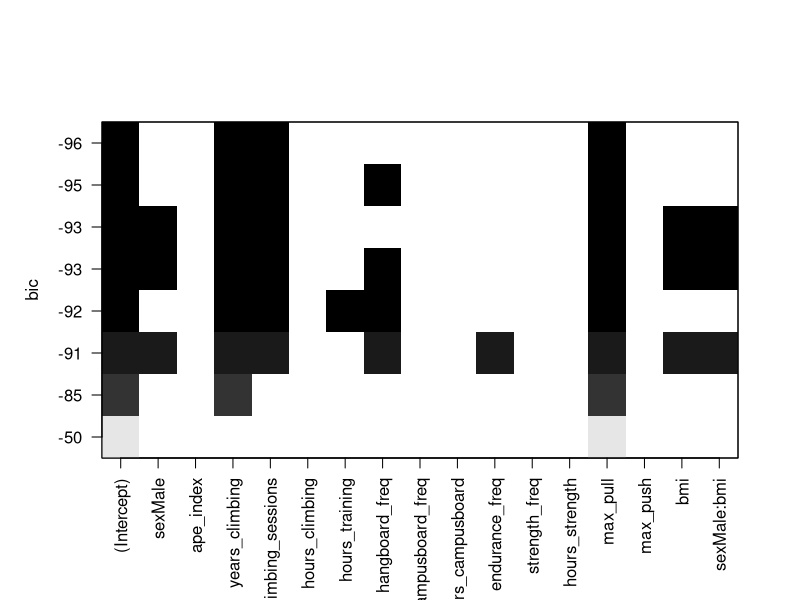
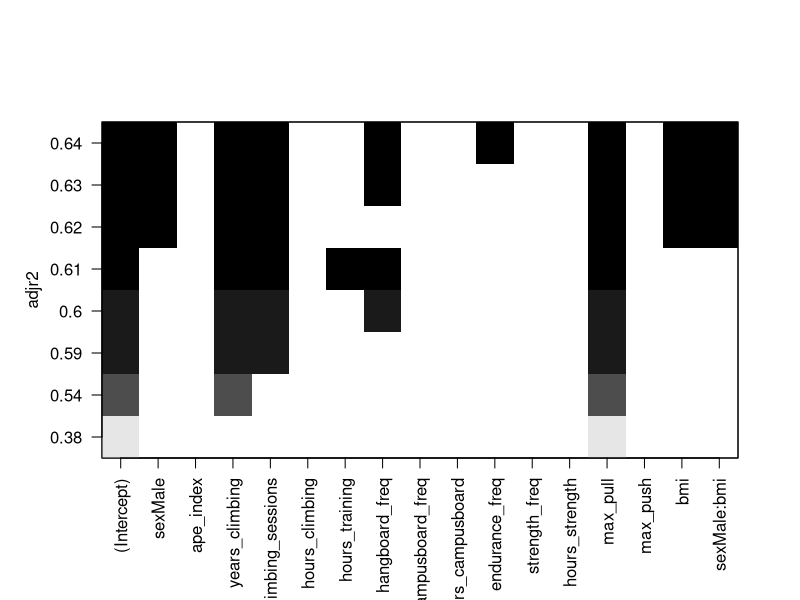
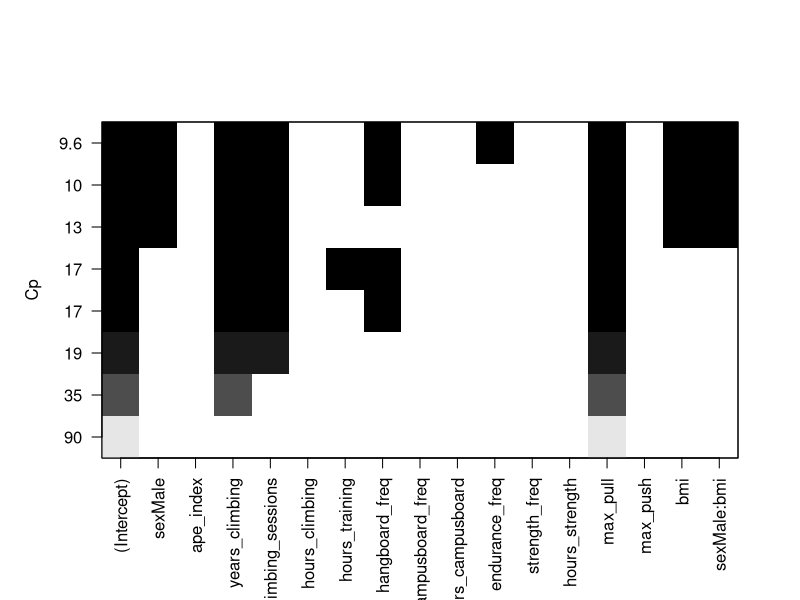
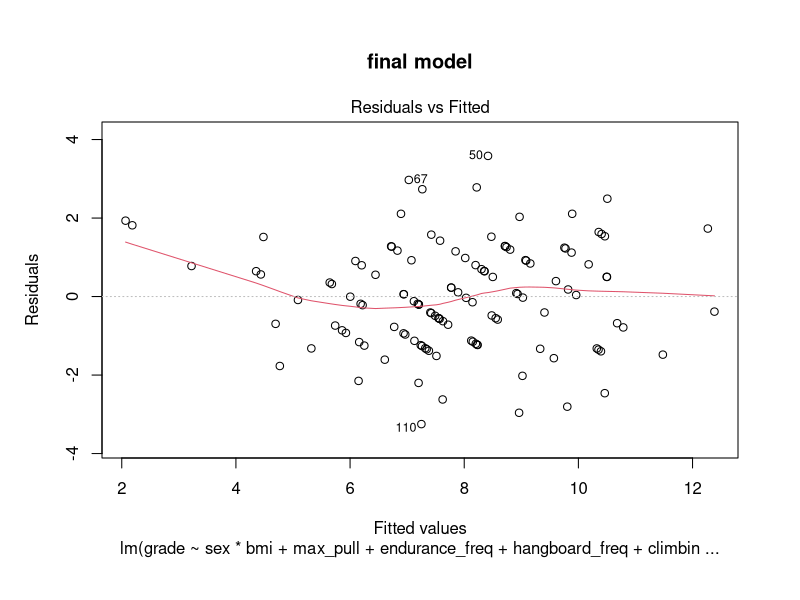
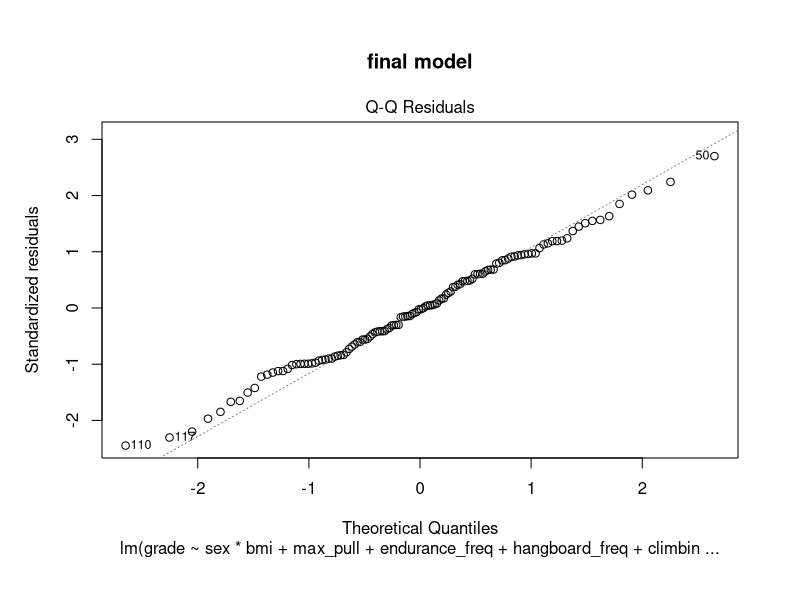
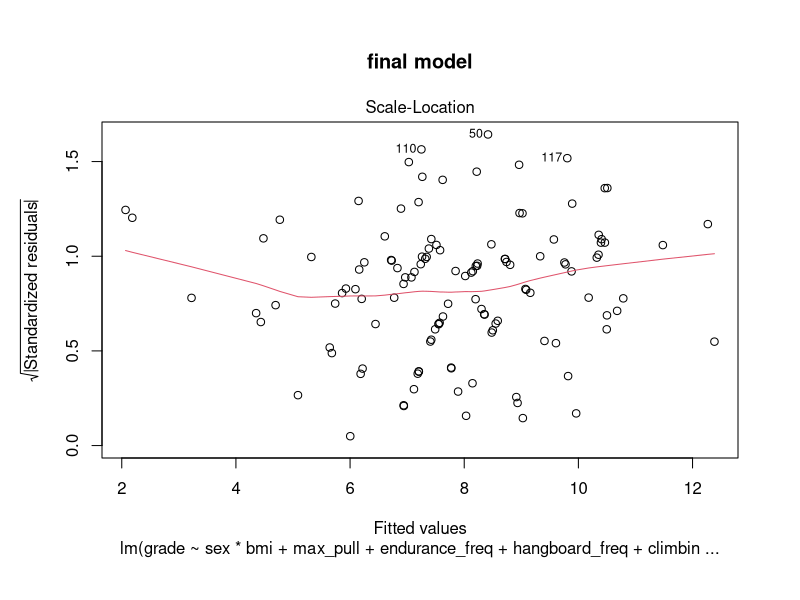
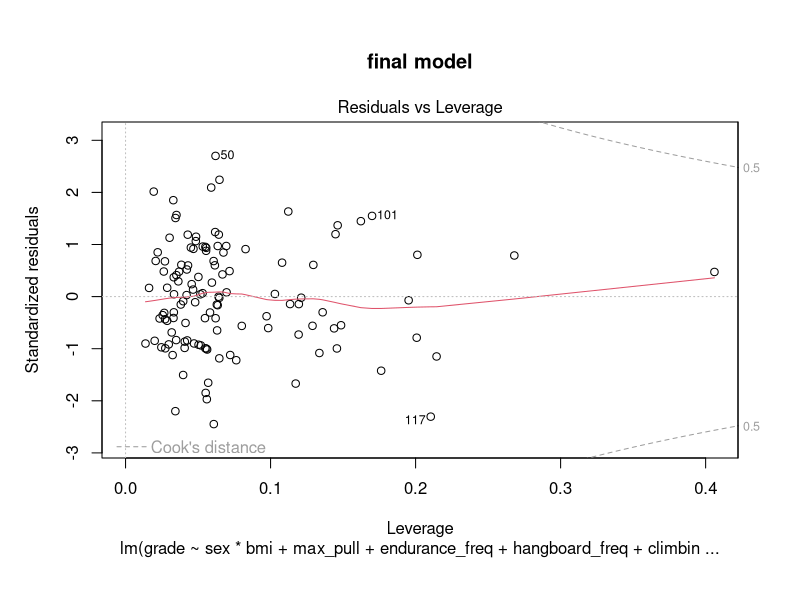

Here is the R script that generated these plots, in order: (Note: this script raises an error after producing the figures.)
# This script investigates the space of my climbing data set, to better
# understand issues of collinearity and address them appropriately.
# Then we perform an exhaustive search for the best model amongst my data
#
# MA4710 Spring 2020
# Date Last Modified: 6/27/19
# @author Daniel Henderson
library(car)
library(leaps)
library(pls)

# Below we parse in data and apply transformations before we investigate
# colinearity - the transformations are determined via /lambda value of
# invTransPlot() w/out getting carried away.
data <- read.csv('FullData.csv')
data$sex <- as.factor(data$sex)
data$years_climbing <- log(data$years_climbing + 1)
data$max_pull <- log(data$max_pull)
data$max_push <- 1/sqrt(data$max_push)

full_model  <- lm(grade ~ ., data)
null_model <- lm(grade ~ 1, data)

vif(full_model ) # all below 5 - max 3.6

# determine condition indices
data_prcomp <- prcomp(~ . - grade - sex, data, scale=TRUE)
kappa <- max(data_prcomp$sdev[1] / data_prcomp$sdev) # 4.3
kappa

# perform principle component regression
data_pcr <- pcr(grade ~ ., data=data, scale=TRUE)
summary(data_pcr)

# conject that this is the strongest correlated pair
cov(data$campusboard_freq, data$hours_campusboard)


# obtain best p+1-variable subsets w/ option of bmi:sex interaction
data_rs <- regsubsets(grade ~ . + bmi*sex, data)
plot(data_rs) # BIC
plot(data_rs, scale='adjr2') # Adjusted R^2
plot(data_rs, scale='Cp') # Mallows Cp

# update full_model so interaction can be choosen
full_model <- update(full_model, grade ~. + bmi*sex) #

# perform the stepwise selection procedure
step(null_model, scope=formula(full_model), direction='both')
# perform forward selection
step(null_model, scope=formula(full_model), direction='forward')
# perform backward elimination procedure
step(null_model, scope=formula(full_model), direction='backward')

final_model <- lm(grade ~ sex*bmi + max_pull + endurance_freq + hangboard_freq + climbing_sessions + years_climbing, data)
summary(final_model)

# Diagnostics
plot(final_model, main="final model")
residualPlots(final_model, main="final model")
message("Breusch-Pagan Test on Final Model\n")
ncvTest(final_model)
shapiro.test(rstandard(final_model))
